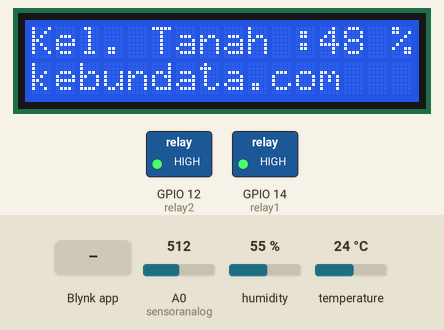
Simulated run of this sketch. Board: ESP8266 (NodeMCU). On the bench: 16×2 character LCD, switched loads named in the sketch (green lamp = pin HIGH). The inputs (shaded band) are chosen by the test bench; at power-on: humidity 55 %, A0 (sensoranalog) = 512, temperature 24 °C. WiFi joins after 1.5 s; servers stay silent unless stated; what the sketch prints to the serial monitor is not drawn.

Above: at 3.0 s.
3.1 s: Blynk app writes 1 to V3
At 11.1 s:
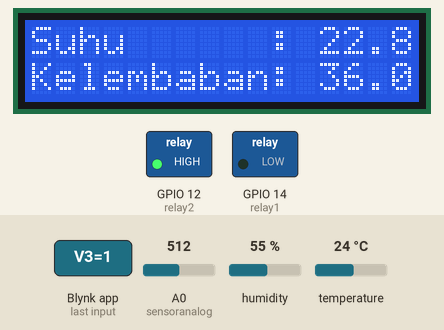
13.5 s: humidity set to 22 %
At 21.3 s:
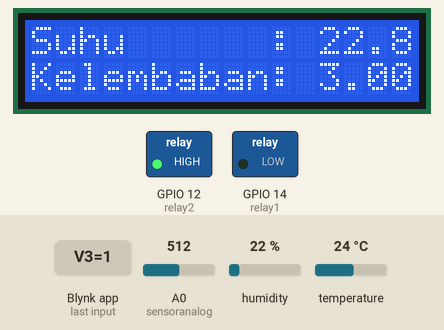
23.9 s: A0 (sensoranalog) set to 716
At 29.5 s:
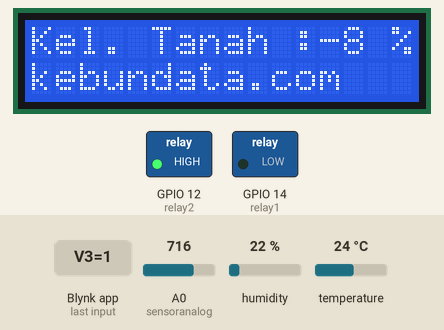
31.9 s: temperature set to 12 °C
At 36.5 s:
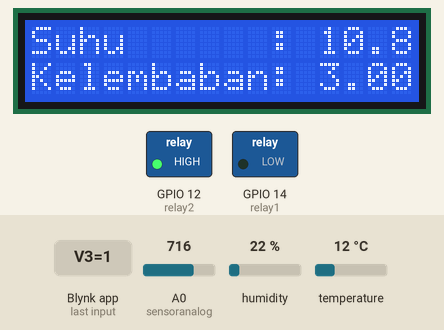
40.1 s: Blynk app writes 1 to V4
At 44.8 s:
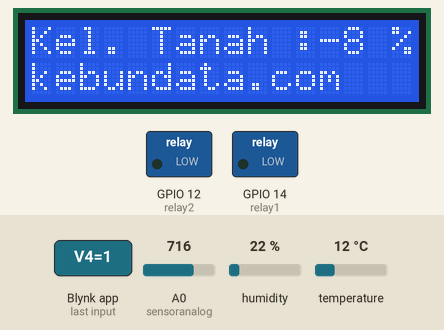
50.3 s: Blynk app writes 0 to V3
At 54.9 s:
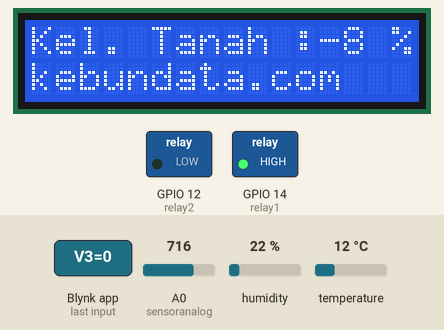
Timing chart, 0 to 56.4 s (numbered marks = the images above; inputs shaded):
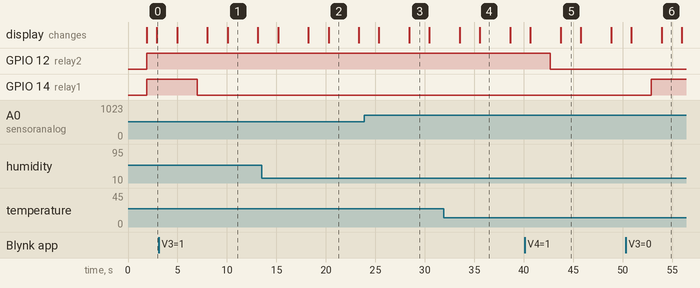

The sketch:

IoT_YeSS_Subang.ino
```cpp
#define BLYNK_TEMPLATE_ID "TMPL6obZKUsoo"
#define BLYNK_TEMPLATE_NAME "IoT Smart Farming YeSS DIT Subang"
#define BLYNK_AUTH_TOKEN "kq294Dnq75nmQCOSsCC0mOYODoAR49O5"

#include "DHT.h"  //memasukkan library DHT11
#include <LiquidCrystal_I2C.h>  // memasukkan library lcd i2c

#include <ESP8266WiFi.h>                    // memasukkan library wifi ESP8266
#include <WiFiClient.h>                     // memasukkan library wifi client
#define BLYNK_PRINT Serial
#include <BlynkSimpleEsp8266.h>


#define DHTPIN 2     // PIN 2 ke sensor DHT11
#define DHTTYPE DHT11   // tipe sensor yang digunakan DHT 11
# define BTN_PIN 13 // tombol
bool stat = false;

//Setting baris dan kolom untuk lcd i2c, 0x27 adalah address atau alamat lcd i2c
int lcdColumns = 16;
int lcdRows = 2;
LiquidCrystal_I2C lcd(0x27, lcdColumns, lcdRows);

DHT dht(DHTPIN, DHTTYPE); // DHT11

const int dry = 686; // nilai untuk soil sensor ketika kering, digunakan untuk mapping konversi ke persentase
const int wet = 321; // nilai untuk soil sensor ketika basah digunakan untuk mapping konversi ke persentase

int relay1  = 14;   // Pin 14 terhubung ke relay1
int relay2  = 12;   // Pin 14 terhubung ke relay
int statuspompa1;
int statuspompa2;
int sensoranalog = A0;


char auth[] = BLYNK_AUTH_TOKEN;
char ssid[] = "Edi Nurhadi";  // nama SSID WiFi
char pass[] = "edinur12";  // Password WiFi


void setup() {            // Fungsi setup dijalankan pertama kali saat perangkat dinyalakan
  Serial.begin(9600);     // Serial monitor pada baudrate 9600
  pinMode (BTN_PIN,INPUT_PULLUP);
  Blynk.begin(auth, ssid, pass, "blynk.cloud",8080);
  dht.begin();            // Memulai sensor DHT11
  lcd.init();             // inisiasi atau memulai lcd i2c
  lcd.backlight();        // menyalakan backlight lcd i2c
  pinMode(relay1,OUTPUT);  // Relay sebagai OUTPUT
  pinMode(relay2,OUTPUT);  // Relay sebagai OUTPUT

}

void loop() {           // Fungsi looping atau berulang, fungsi ini dijalankan berulangkali
Blynk.run();
//tombol();
    // put your main code here, to run repeatedly:
  if (WiFi.status() != WL_CONNECTED) { // Cek koneksi Wi-Fi
    Serial.println("Reconnecting to Wi-Fi...");
    lcd.setCursor(0,0);
    lcd.print("Koneksi Ke WiFi...");
    lcd.setCursor(0,1);
    lcd.print("kebundata.com");
    WiFi.disconnect(); // Putuskan koneksi Wi-Fi sebelumnya
    delay(1000);
    WiFi.begin(ssid, pass); // Mulai koneksi Wi-Fi
    while (WiFi.status() != WL_CONNECTED) { // Tunggu koneksi Wi-Fi tersambung
      delay(500);
      Serial.print(".");
    }
    Serial.println("Wi-Fi Connected!");
    lcd.setCursor(0,0);
    lcd.print("Tersambung Ke WiFi...");
    delay (2000);
    lcd.clear();
    Blynk.config(auth); // Konfigurasi ulang koneksi Blynk
  }

  float h = dht.readHumidity()- 19;     // membaca nilai kelembaban udara
  float t = dht.readTemperature()- 1.2;  // membaca nilai suhu, dalam celcius

  // jika ada kegagalan pembacaan sensor DHT maka akan keluar dan membaca sensor lagi
  if (isnan(h) || isnan(t)) {
    Serial.println(F("Failed to read from DHT sensor!"));
    return;
  }

  int nilai = analogRead(sensoranalog);                // Pembacaan nilai soil sensor pada A0 (Analog 0)
  int kair = map(nilai, wet, dry, 100, 0);  // perintah merubah nilai soil sensor ke dalam persentase

  if(statuspompa1 == 1)
  {
   digitalWrite(relay1,LOW);
  }
    if(statuspompa1 == 0)
  {
   digitalWrite(relay1,HIGH);
  }

    if(statuspompa2 == 1)
  {
   digitalWrite(relay2,LOW);
  }
    if(statuspompa2 == 0)
  {
   digitalWrite(relay2,HIGH);
  }

  /*if (digitalRead (BTN_PIN) == 0) {
    stat =!stat;
    delay (200);
    digitalWrite (relay1, stat);
    Serial.println(digitalRead(BTN_PIN));
    Serial.println("Relay = " && digitalRead(Relay));
  lcd.clear();
  lcd.setCursor(0,0);                         // setting posisi huruf di lcd ke kolom 0, baris 0
  lcd.print("POMPA      : ");                  // mencetak di lcd suhu
  lcd.setCursor(12,0);                        // setting posisi huruf di lcd ke kolom 12, baris 0
  lcd.print(statuspompa1);
 } */


  Serial.print(F("Humidity: "));              // mencetak atau menampilkan teks "Humidity" ke serial monitor
  Serial.print(h);                            // mencetak atau menampilkan nilai humidity dari sensor DHT11 ke serial monitor
  Serial.print(F("%  Temperature: "));        // mencetak atau menampilkan teks "% Temperature" ke serial monitor
  Serial.print(t);                          // mencetak atau menampilkan nilai Temperature dari sensor DHT11 ke serial monitor, +1 adalah kalibrasi ketika dibandingkan dengan termometer, perbedaannya 1° C
  Serial.println(F("°C "));                   // mencetak atau menampilkan teks "C" ke serial monitor
  Serial.print(F("Hujan: "));      // mencetak atau menampilkan teks "Kelembaban Tanah" ke serial monitor
  Serial.print(nilai);                         // mencetak atau menampilkan nilai hasil konversi mapping (persentase) ke serial monitor
  Serial.println ("%");                       // mencetak atau menampilkan teks "%" ke serial monitor
  delay (1000);                               // Memberi jeda 1 detik
  lcd.clear();
  lcd.setCursor(0,0);                         // setting posisi huruf di lcd ke kolom 0, baris 0
  lcd.print("Kel. Tanah :");                   // mencetak di lcd Kadar air
  lcd.setCursor(12,0);                        // setting posisi huruf di lcd ke kolom 12, baris 0
  lcd.print(kair);                            // menampilkan hasil pembacaan dari hasil konversi mapping ke lcd
  lcd.setCursor(15,0);                        // setting posisi huruf di lcd ke kolom 15, baris 0
  lcd.print("%");                             // mencetak di lcd %
  lcd.setCursor(0,1);                         // setting posisi huruf di lcd ke kolom 0, baris 0
  lcd.print("kebundata.com");                   // mencetak di lcd Kadar air
  delay(2000);
  lcd.clear();

  lcd.setCursor(0,0);                         // setting posisi huruf di lcd ke kolom 0, baris 0
  lcd.print("Suhu      : ");                  // mencetak di lcd suhu
  lcd.setCursor(12,0);                        // setting posisi huruf di lcd ke kolom 12, baris 0
  lcd.print(t);                               // menampilkan hasil pembacaan temperature dht11
  lcd.setCursor(18,0);                        // setting posisi huruf di lcd ke kolom 18, baris 0
  lcd.print("°C");                            // mencetak di lcd °C
  lcd.setCursor(0,1);                         // setting posisi huruf di lcd ke kolom 0, baris 1
  lcd.print("Kelembaban: ");                  // mencetak di lcd kelembaban
  lcd.setCursor(12,1);                        // setting posisi huruf di lcd ke kolom 12, baris 1
  lcd.print(h);                               // menampilkan hasil pembacaan humidity dht11
  lcd.setCursor(19,1);                        // setting posisi huruf di lcd ke kolom 19, baris 1
  lcd.println("%");                           // mencetak di lcd %
  delay(2000);                                // memberi jeda 2 detik,

  //kirim data ke blynk
  Blynk.virtualWrite(V0, h); // Mengirimkan data suhu ke pin virtual V0
  Blynk.virtualWrite(V1, t); // Mengirimkan data suhu ke pin virtual V1
  Blynk.virtualWrite(V2, kair); // Mengirimkan data suhu ke pin virtual V2
  Serial.println("Status Pompa :" + String (statuspompa1));


}

 BLYNK_WRITE (V3)
  {
     statuspompa1 = param.asInt();
  }

   BLYNK_WRITE (V4)
  {
     statuspompa2 = param.asInt();
  }

  /*void tombol() {
  if (digitalRead (BTN_PIN) == 0) {
    stat =!stat;
    delay (200);
    digitalWrite (statuspompa1, stat);
    Serial.println(digitalRead(BTN_PIN));
    //Serial.println("Relay = " && digitalRead(Relay));
  lcd.clear();
  lcd.setCursor(0,0);                         // setting posisi huruf di lcd ke kolom 0, baris 0
  lcd.print("POMPA      : ");                  // mencetak di lcd suhu
  lcd.setCursor(12,0);                        // setting posisi huruf di lcd ke kolom 12, baris 0
  lcd.print(statuspompa1);
  }


}*/
```

Measured:
- after the input at 3.1 s, GPIO 14 (relay1): HIGH → LOW after 3.9 s
- after the input at 13.5 s, the display: first differs from a run without the input after 6.8 s (image 2)
- after the input at 23.9 s, the display: first differs from a run without the input after 4.5 s (image 3)
- after the input at 31.9 s, the display: first differs from a run without the input after 3.7 s (image 4)
- after the input at 40.1 s, GPIO 12 (relay2): HIGH → LOW after 2.6 s
- after the input at 50.3 s, GPIO 14 (relay1): LOW → HIGH after 2.6 s
- what the display in image 1 shows lasts 3.0 s, from 10.1 s to 13.1 s
